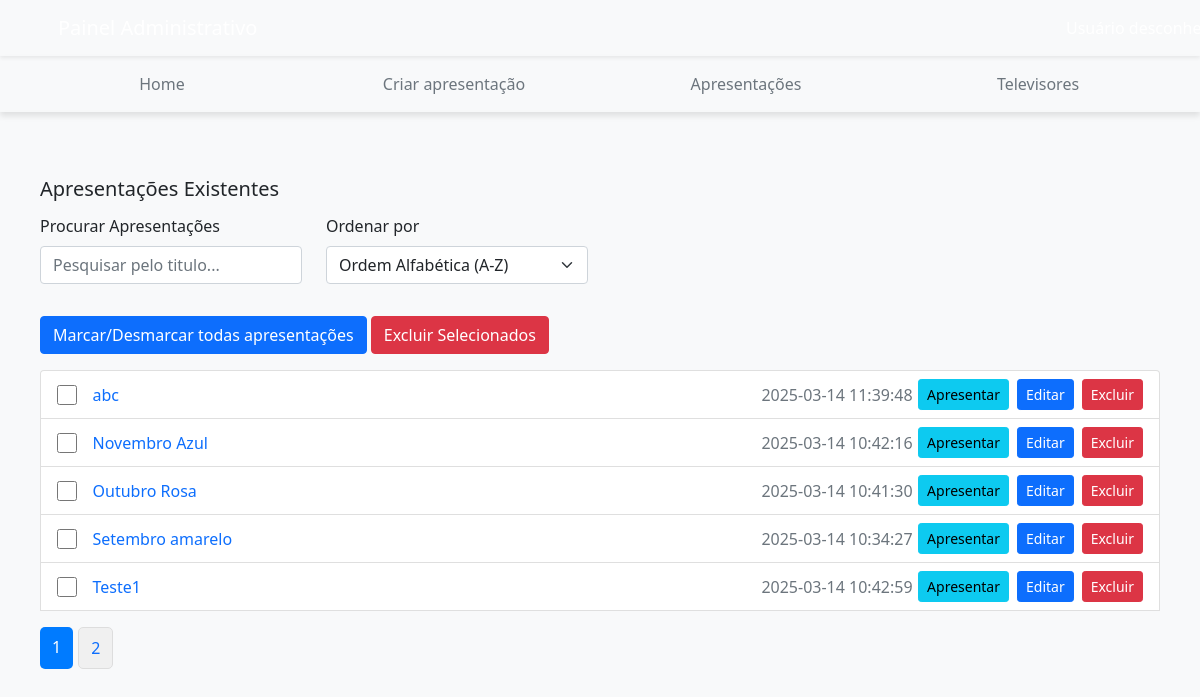
The page /apresentacoes.php on the database its author committed.
### tables this page shows
CREATE TABLE `presentations` (
  `id` int(11) NOT NULL,
  `title` varchar(255) NOT NULL,
  `uploaded_at` timestamp NOT NULL DEFAULT current_timestamp()
);

### apresentacoes.php (the view, shortened to what this page needs)
<?php
include 'config.php';
?>
<?php
$sort_order = isset($_GET['sort']) ? $_GET['sort'] : 'title_asc';
switch ($sort_order) {
    case 'title_asc':
        $order_by = 'title ASC';
        break;
}
?>
<!DOCTYPE html>
<html lang="pt-BR">
<head>
    <link href="https://cdn.jsdelivr.net/npm/bootstrap@5.0.0-beta2/dist/css/bootstrap.min.css" rel="stylesheet">
</head>
<body class="bg-light">
    <nav class="navbar navbar-expand-sm navbar-dark shadow shadow-sm" id="qs-main-header" style="background-size: 100% 100%;background-image:url('imagens/backgroundNav.jpg');">
        <div class="container">
            <a href="home.php" class="navbar-brand">Painel Administrativo</a>
            <div class="collapse navbar-collapse justify-content-end" id="navbarNavDropdown">
                <ul class="navbar-nav">
                    <li class="nav-item dropdown">
                        <a class="nav-link dropdown-toggle text-white" href="#" id="navbarDropdownMenuLink" data-toggle="dropdown" aria-haspopup="true" aria-expanded="false">
                        </a>
                    </li>
                </ul>
            </div>
        </div>
    </nav>
    <div class="container-fluid bg-light">
        <div class="row text-center justify-content-center" style="box-shadow: 0px 4px 6px rgba(0, 0, 0, 0.1);">
            <div class="container d-flex justify-content-between w-100 px-3 flex-wrap">
                <div class="col-12 col-md-3 mb-2 mb-md-0">
                    <a href="home.php" class="text-muted d-block p-3 menu-item">
                        <i class="fas fa-coffee mr-2"></i>Home
                    </a>
                </div>
                <div class="col-12 col-md-3 mb-2 mb-md-0">
                    <a href="novaapresentacao.php" class="text-muted d-block p-3 menu-item">
                        <i class="fas fa-coffee mr-2"></i>Criar apresentação
                    </a>
                </div>
                <div class="col-12 col-md-3 mb-2 mb-md-0">
                    <a href="apresentacoes.php" class="text-muted d-block p-3 menu-item">
                        <i class="far fa-flag mr-2"></i>Apresentações
                    </a>
                </div>
                <div class="col-12 col-md-3 mb-2 mb-md-0">
                    <a href="televisores.php" class="text-muted d-block p-3 menu-item">
                        <i class="far fa-map mr-3"></i>Televisores
                    </a>
                </div>
            </div>
        </div>
    </div>
    <div style="box-shadow: 0px 4px 6px rgba(0, 0, 0, 0.1); padding: 20px;">
        <div style=" padding: 20px; border-radius: 8px; margin-top: 20px; width: 100%; height: 600px;">
            <h3 class="navbar-brand">Apresentações Existentes</h3>
            <div class="mb-2">
                <div class="row">
                    <div class="col-md-3 col-12 mb-3">
                        <div class="presentation-item">
                            <div class="list-group">
                                <label for="searchInput" class="form-label">Procurar Apresentações</label>
                                <input type="text" id="searchInput" onkeyup="myFunction()" class="form-control w-100" placeholder="Pesquisar pelo titulo...">
                            </div>
                        </div>
                    </div>
                    <div class="col-md-3 col-12 mb-3">
                        <div class="mb-3">
                            <label for="sortOrder" class="form-label">Ordenar por</label>
                            <select id="sortOrder" class="form-select w-100" onchange="this.form.submit()">
                                <option value="title_asc" <?php echo isset($_GET['sort']) && $_GET['sort'] == 'title_asc' ? 'selected' : ''; ?>>Ordem Alfabética (A-Z)</option>
                            </select>
                        </div>
                    </div>
                </div>
                <div class="col-md-6 col-12 mb-2">
                    <div class="mb-3">
                        <button id="selectAllButton" class="btn btn-primary " onclick="selectAll()">Marcar/Desmarcar todas apresentações </button>
                        <button id="deleteSelectedButton" class="btn btn-danger " onclick="deleteSelected()">Excluir Selecionados</button>
                    </div>
                </div>
                <div class="list-group" id="presentationList"">
                    <?php
                    $items_per_page = 5;
                    $page = isset($_GET['page']) ? (int)$_GET['page'] : 1;
                    $offset = ($page - 1) * $items_per_page;
                    $sort_order = isset($_GET['sort']) ? $_GET['sort'] : 'title_asc';
                    switch ($sort_order) {
                        case 'title_asc':
                            $order_by = 'title ASC';
                            break;
                    }
                    $searchQuery = isset($_GET['search']) ? $_GET['search'] : '';
                    $sql = "SELECT * FROM presentations WHERE title LIKE ? ORDER BY $order_by LIMIT $offset, $items_per_page";
                    $stmt = $conexao->prepare($sql);
                    $searchParam = '%' . $searchQuery . '%';
                    $stmt->bind_param("s", $searchParam);
                    $stmt->execute();
                    $result = $stmt->get_result();
                    if ($result && $result->num_rows > 0) {
                        while ($row = $result->fetch_assoc()) {
                            echo '<div class="list-group-item d-flex justify-content-between align-items-center flex-wrap">';
                            echo '<input type="checkbox" class="presentation-checkbox" data-id="' . $row['id'] . '" style="width: 20px; height: 20px; margin-right: 10px;" />';
                            echo '<div class="col-12 col-md-6 mb-2 mb-md-0"><a href="editar.php?id=' . $row['id'] . '" class="text-decoration-none">' . $row['title'] . '</a></div>';
                            echo '<div class="col-12 col-md-3 text-end mb-2 mb-md-0"><span class="text-muted">' . $row['uploaded_at'] . '</span></div>';
                            echo '<div class="d-flex flex-wrap justify-content-between align-items-center">';
                            echo '<div class="btn-group mb-2 mb-md-0">';
                            echo '<a href="selecionar_televisor.php?presentation_id=' . $row['id'] . '" class="btn btn-info btn-sm">Apresentar</a>';
                            echo '</div>';
                            echo '<div class="btn-group mb-2 mb-md-0">';
                            echo '<a href="editar.php?id=' . $row['id'] . '" class="btn btn-primary btn-sm ms-2">Editar</a>';
                            echo '</div>';
                            echo '<div class="btn-group mb-2 mb-md-0">';
                            echo '<a href="?delete=' . $row['id'] . '" class="btn btn-danger btn-sm ms-2" onclick="return confirm(\'Tem certeza que deseja excluir esta apresentação e seus arquivos?\')">Excluir</a>';
                            echo '</div>';
                            echo '</div>';
                            echo '</div>';
                        }
                    } else {
                        echo "<p>Nenhuma apresentação encontrada.</p>";
                    }
                    $sql_total = "SELECT COUNT(*) as total FROM presentations";
                    $result_total = $conexao->query($sql_total);
                    $row_total = $result_total->fetch_assoc();
                    $total_items = $row_total['total'];
                    $total_pages = ceil($total_items / $items_per_page);
                    echo '<div class="pagination mt-3">';
                    for ($i = 1; $i <= $total_pages; $i++) {
                        if ($i == $page) {
                            echo '<span class="current-page">' . $i . '</span>';
                        } else {
                            echo '<a href="?page=' . $i . '">' . $i . '</a>';
                        }
                    }
                    echo '</div>';
                    ?>
                </div>
            </div>
        </div>
    </div>
</body>
</html>

### apresentacoes.php (style rules this page uses)
html, body { width: 100%; margin: 0; padding: 0; overflow-x: hidden; overflow: auto; }
.pagination { text-align: center; margin-top: 20px; }
.pagination a { margin: 0 5px; padding: 8px 12px; background-color: #f0f0f0; border: 1px solid #ddd; border-radius: 5px; text-decoration: none; }
.pagination .current-page { padding: 8px 12px; background-color: #007bff; color: white; border-radius: 5px; }
a { text-decoration: none; list-style: none; }
#navbarDropdownMenuLink { max-width: 200px; width: 100px; }
.menu-item { transition: box-shadow 0.3s ease, transform 0.3s ease; }

### rows shown on the page
presentations: title "abc", uploaded_at "2025-03-14 11:39:48"
presentations: title "Novembro Azul", uploaded_at "2025-03-14 10:42:16"
presentations: title "Outubro Rosa", uploaded_at "2025-03-14 10:41:30"
presentations: title "Setembro amarelo", uploaded_at "2025-03-14 10:34:27"
presentations: title "Teste1", uploaded_at "2025-03-14 10:42:59"
